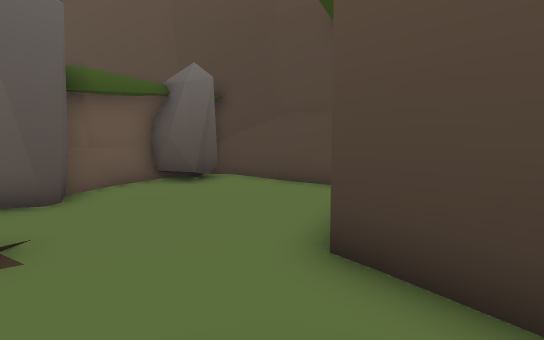
View 1 (above)

23 first-person views from a walk through a 3-D level made in the Unity game engine. The camera is 1.5 m above the floor, tilts 8° down and sees 85° across. The floor is counted in squares, 1 m on a side. Each view is taken from the middle of a square. On the plan, view 1 faces up. The plan holds only what a view shows up to about 15 squares ahead; the rest is blank. The place goes on beyond the plan. The player character is not drawn. Some animated figures are not drawn.

View 2
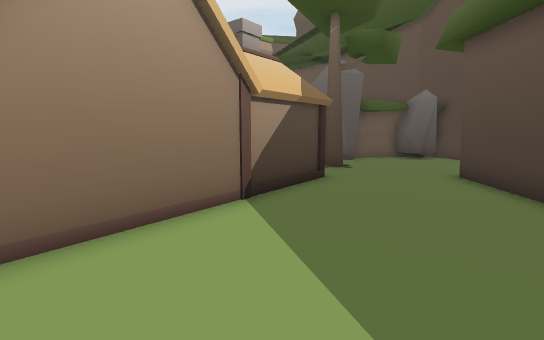

View 3
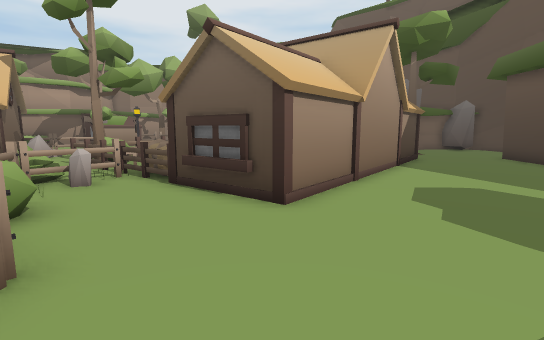

View 4
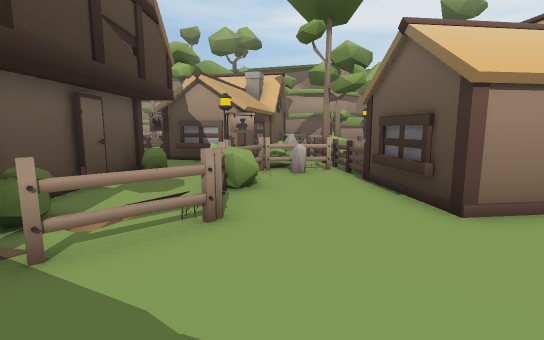

View 5
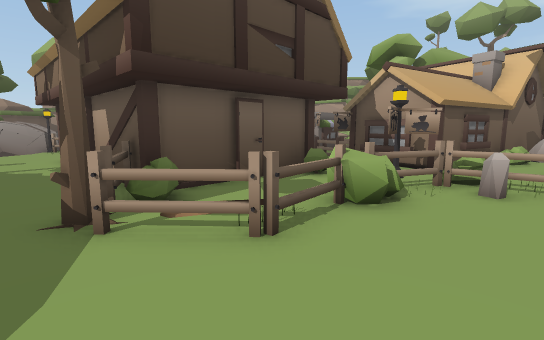

View 6
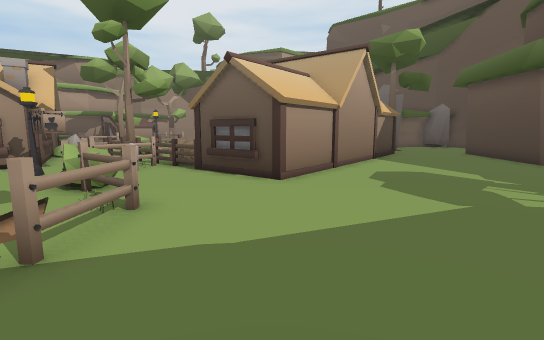

View 7
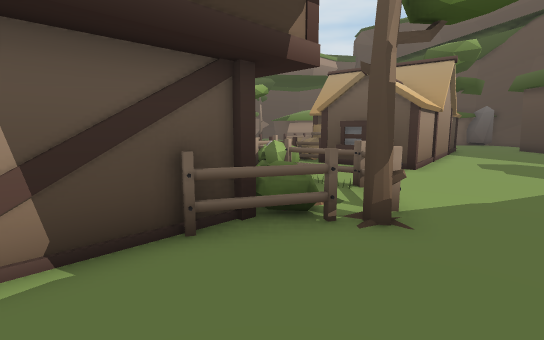

View 8
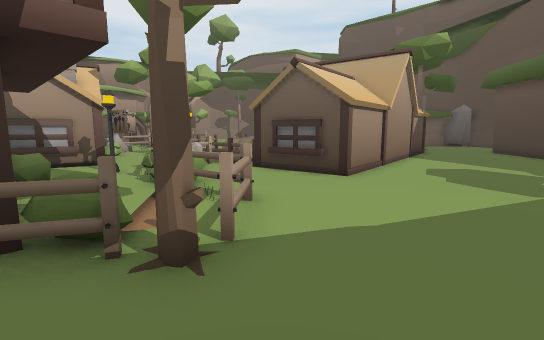

View 9
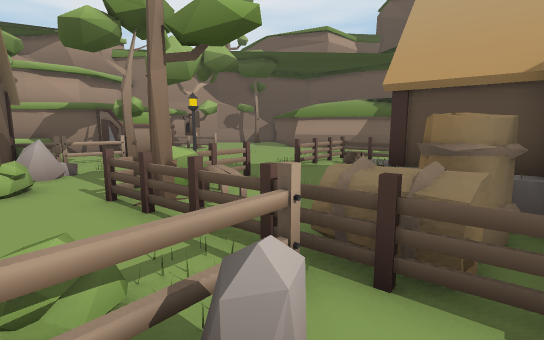

View 10
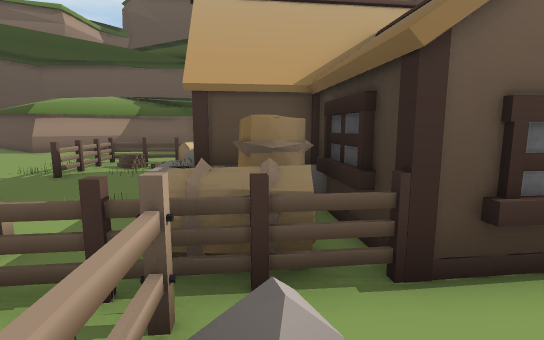

View 11
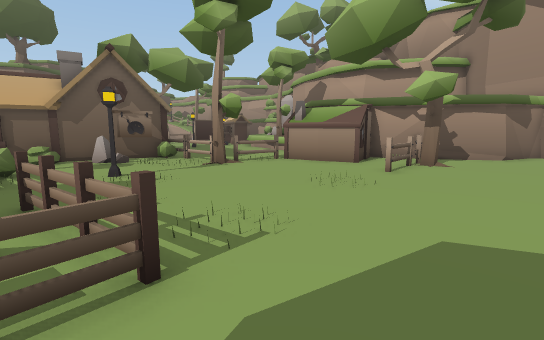

View 12
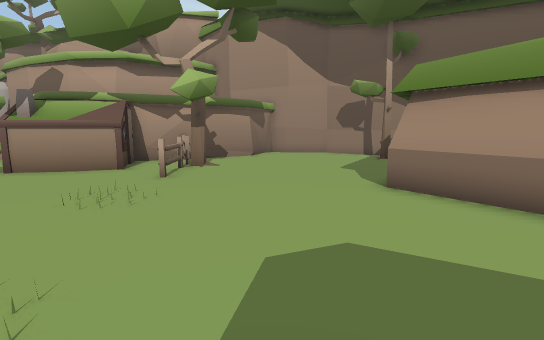

View 13
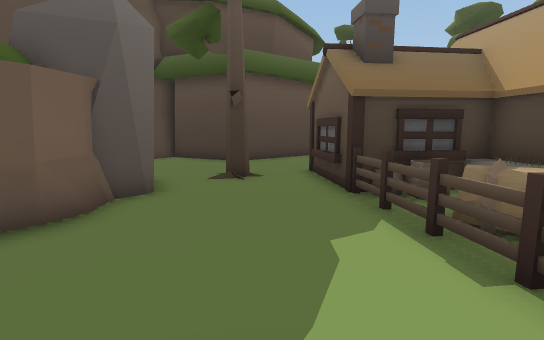

View 14
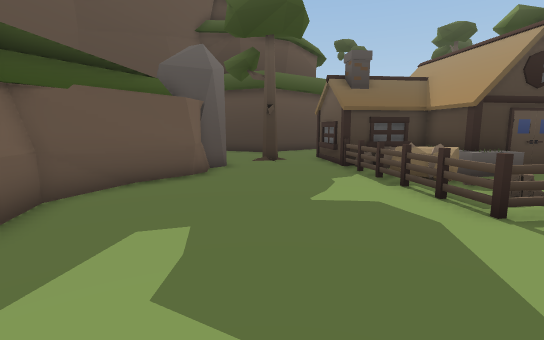

View 15
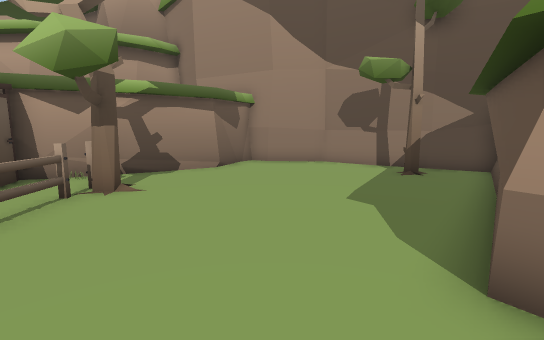

View 16
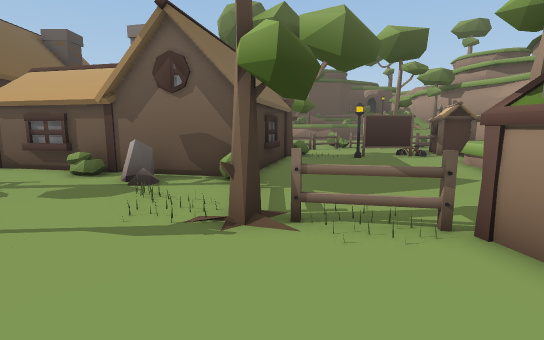

View 17
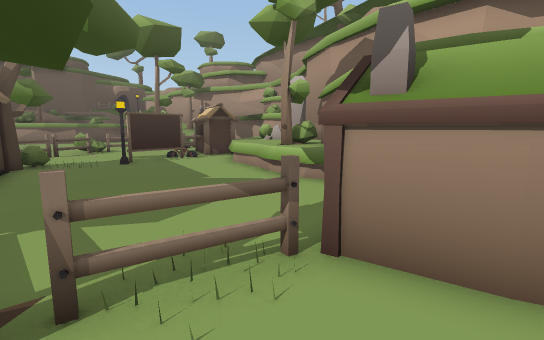

View 18
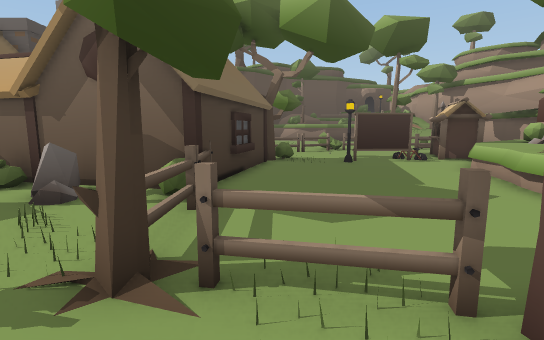

View 19
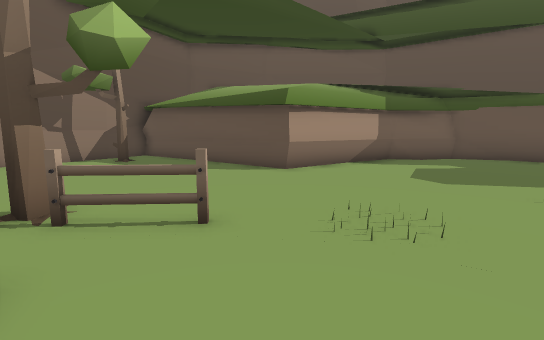

View 20
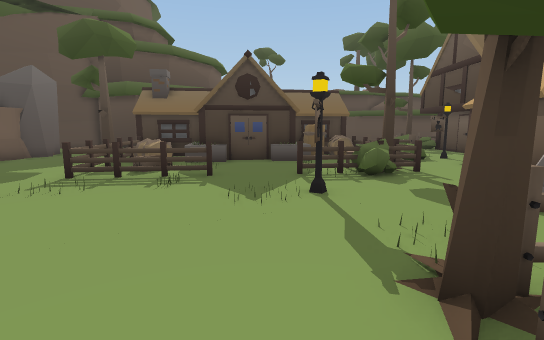

View 21
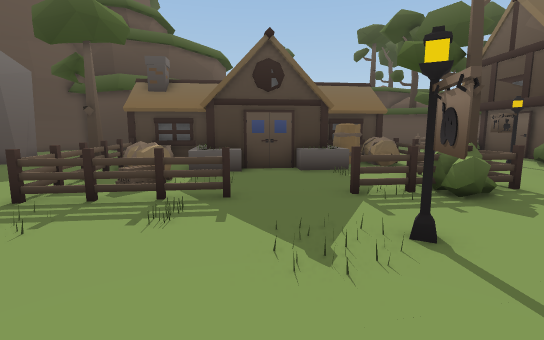

View 22
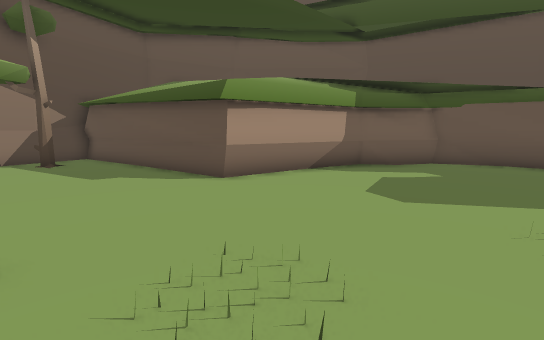

View 23
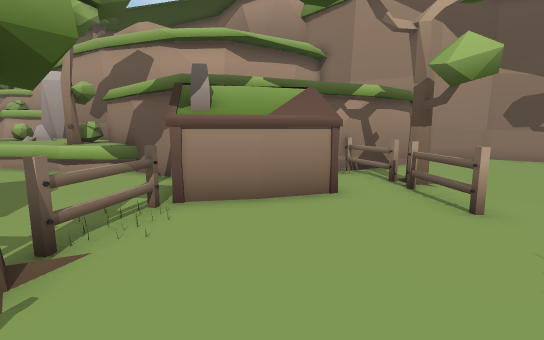

### Floor plan
Key: @ floor where view 1 was taken; # wall or solid block; . floor; / step, stairs or slope; = window, fence, low wall or low ledge; ^ raised ledge; T tree; B bush; E bench; H hay bale; F fence; S streetlight; I thing the floor can be seen under or through; A sack; K bike; O other object.
Columns run from 31 left of view 1 to 5 right of it. Each row starts with its distance up from view 1.
 10                              ###
  9   ####                     #OO###
  8  ##..##         #####     ##OO. ##
  7  #.T..##      ####..##  OO#......#
  6 ##.....###   ##......###OOOO.....#
  5 #........#####...........OO.....##
  4 ..........##....................#
  3 ...........................TT...#=
  2 .................................##
  1 ..................................##
  0 ##..................=#########.@...#
 -1  ##...............##=#HHAA   #.....#
 -2   ##..TFFF..O...O.#..HH A#   #......
 -3    #FFF...........=.... O#   #......
 -4    ##............OI.O.OOO^   #......
 -5     #OOO..........I....#     #......
 -6      OOOO..............##    #.......
 -7       OOO.......O......O#    ##......
 -8       OOFFO....OS..#..OO^ #   #......
 -9      #....FTT......O...=HH#   #......
-10     #......F......BBEE..HH#   #......
-11    ^#......FF.O....#TEE.HH#####......
-12   ^^^.......B..O...#####F............
-13  ##T^.......B#.O.B......FO...........
-14 ^BB^=.......#####B#....BB............
-15  ^^^.......##     ####..OFFBFFOF.....
-16 ^^^^.......#         #.SO...//.FF...
-17 O^^=.......#         #.......///T....
-18 O^^........#         #...B....BFT..
-19 ^^.....S...#         O  #######F....
-20 # .KO#O..OT                   #....
-21   O .....BB                   #...
-22       ....                    #....

Where each view was taken, in squares from view 1:
view 1: 0 up, 0 right, facing up
view 2: 7 down, 3 right, facing up-left
view 3: 15 down, 3 right, facing up-left
view 4: 14 down, 4 right, facing left
view 5: 12 down, 2 right, facing down-left
view 6: 17 down, 5 right, facing up-left
view 7: 22 down, 3 right, facing up-left
view 8: 19 down, 4 right, facing up-left
view 9: 14 down, 5 left, facing up-left
view 10: 14 down, 6 left, facing up
view 11: 2 up, 12 left, facing down-left
view 12: 1 up, 13 left, facing left
view 13: 2 up, 13 left, facing right
view 14: 3 up, 18 left, facing right
view 15: 2 up, 18 left, facing left
view 16: 4 down, 20 left, facing down
view 17: 6 down, 20 left, facing down-left
view 18: 6 down, 21 left, facing down
view 19: 7 down, 21 left, facing up
view 20: 7 down, 22 left, facing right
view 21: 6 down, 19 left, facing right
view 22: 5 down, 19 left, facing up
view 23: 6 down, 17 left, facing left
